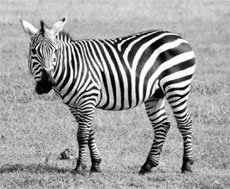
%> input picture ProjetsSignalProcessing/svm/zebre.gif, 230 x 189 px
$ octave alternative.m   (GNU Octave 9; MATLAB toolbox functions it lacks are replaced by stand-ins)
%> lines starting %> are read from the running program, lines starting %| are printed output that depends on the picture; in (x1, y1, x2, y2) boxes, pixels count from 0 and x2, y2 are one past the last pixel; in counts of white or black regions, pixels touching at a corner belong together; the program's own positions count from 1
%% Image du zebre
name_file='zebre.gif';
image=imread(name_file);
%> image is the input picture: size 189x230 uint8; min 0, max 255, mean 159.5
image=double(image)/255;
%> image: size 189x230 double
[nl,nc] = size(image);
%> nl = 189; nc = 230


%% Clustering sans SVM

imshow(image);
image2=image>0.9 | image<0.3;
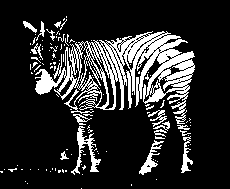
%> image2: size 189x230 logical; 17.4% white; 118 white regions (102 under 20 px), largest, box (x1, y1, x2, y2) and area: (35, 31, 195, 124) 5684, (71, 126, 101, 175) 404, (139, 140, 164, 175) 249
figure, imshow(image2)
image3 = imdilate(image2, strel('disk', 1));
%> image3: size 189x230 logical; 29.2% white; 16 white regions (12 under 20 px), largest, box (x1, y1, x2, y2) and area: (22, 15, 196, 176) 12431, (59, 148, 70, 161) 74, (49, 167, 68, 174) 67, (7, 164, 19, 173) 43
figure,imshow(image3);
image4=bwlabel(image3);
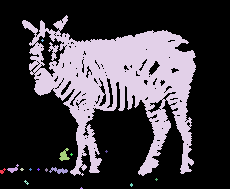
%> image4: size 189x230 double; 17 distinct labels, from 0 to 16; one colour per label, 0 black
imagesc(image4);
image5=image4==4;
%> image5: size 189x230 logical; 28.6% white; 1 white region, box (x1, y1, x2, y2) and area: (22, 15, 196, 176) 12431
imagesc(image5);
image5_1=imdilate(image5, strel('disk', 1));
%> image5_1: size 189x230 logical; 33.6% white; 1 white region, box (x1, y1, x2, y2) and area: (21, 14, 197, 177) 14621
imagesc(image5_1);
image6=1-image5_1;
imagesc(image6);
image7=bwlabel(image6);
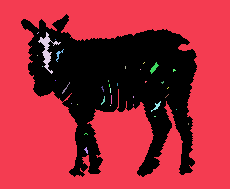
%> image7: size 189x230 double; 37 distinct labels, from 0 to 36; one colour per label, 0 black
imagesc(image7);
image8=1-(image7==1);
%> image8: size 189x230 double; values 0 (black) and 1 (white), 34.7% white; 1 white region, box (x1, y1, x2, y2) and area: (21, 14, 197, 177) 15085
imagesc(image8);
image9=imdilate(image8, strel('disk',1));
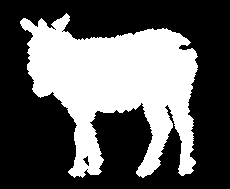
%> image9: size 189x230 double; values 0 (black) and 1 (white), 37.1% white; 1 white region, box (x1, y1, x2, y2) and area: (20, 13, 198, 178) 16134
imagesc(image9);
image10=imerode(image9, strel('disk',2));
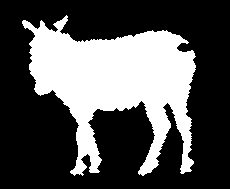
%> image10: size 189x230 double; values 0 (black) and 1 (white), 32.7% white; 1 white region, box (x1, y1, x2, y2) and area: (22, 15, 196, 176) 14236
imagesc(image10);
imshow(image10.*image);
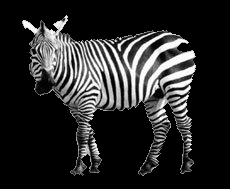
%> displayed picture: size 189x230, on the screen's scale of 0 to 255; min 0, max 255, mean 40.9
figure, imshow((1-image10).*image);
%> after `imshow((1-image10).*image)`:
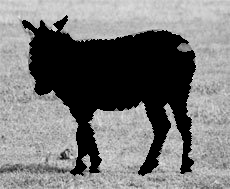
%> displayed picture: size 189x230, on the screen's scale of 0 to 255; min 0, max 236, mean 118.6
image11=image10;


%% Correction du clustering à la main

figure(1);
imshow(image11.*image);
figure(2);
imshow((1-image11).*image);
figure(1);
while 1 % stopper la boucle infinie avec ctrl/C
%> (the run ends here)
